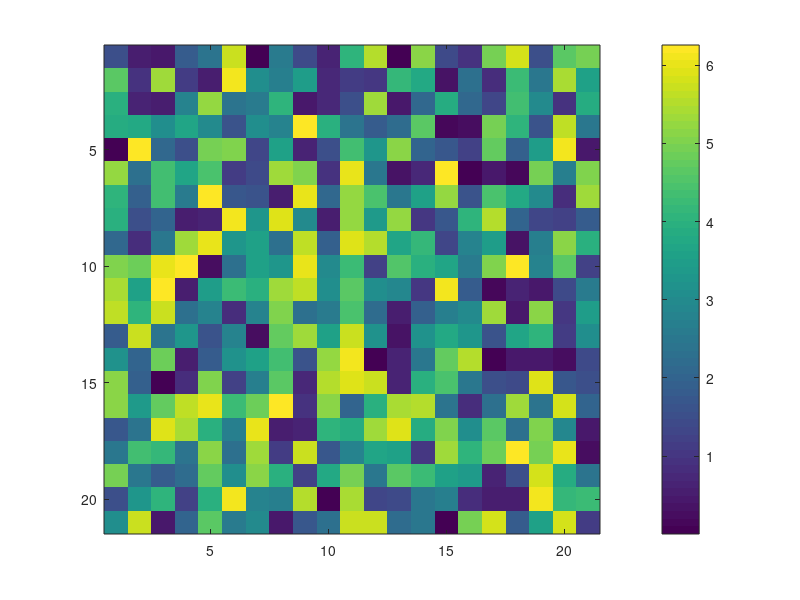

Reproduce this figure in MATLAB. (Note: this script raises an error after producing the figure.)
clc,clear,close all

%%
% reference=rand(21,21);
% reference(reference<0.5)=0;
% reference(reference>0.5)=1;
% 
% pseudoPhase=rand(21,21)*pi;
% figure(),imagesc(pseudoPhase),colorbar
% 
% n=1;
% for i=1:21
%     for  j=1:21
%         frequence(i,j)=round(2.68+(n-1)*(4.82-2.68)/440,3); %  the decimal point more than 3 cannot be resolved, Unit:Hz
%         Ts=1/10;  % frame rate of SLM
%         t=0:Ts:1000-Ts; % lowering than 1000 is unable to reslove phase correctly
%         % x=cos(2*pi*frequence*t+pi/3);
%         phase=2*pi*frequence(i,j)*t;
%         SLMdisplay(i,j,:)=phase;
%         n=n+1;
%     end
% end
% for k=1:size(SLMdisplay,3)
%     SLMdisplay(:,:,k)= (SLMdisplay(:,:,k)+pseudoPhase).*reference;
%     Li(:,:,k) =  exp(1i*SLMdisplay(:,:,k));
%      % Y(:,:,k)= abs(fftshift(fft2(Li(:,:,k)))).^2;
%      %  Z(:,:,k)= abs(fftshift(fft2(Y(:,:,k))));
% end
% 
% 
% 
% figure(),imagesc3D(SLMdisplay),colorbar
% %figure(),imagesc3D(abs(Li))
% 
% %figure(),imagesc3D(Y)
% %figure(),imagesc3D(Z)
% 
% %%
% %signal=squeeze(sum(Z,[1 2]));
% %signal=squeeze(Z(11,11,:));
% signal=squeeze(abs(sum(Li,[1 2])).^2);
% figure(),plot(t,signal)
% xlabel('Time (seconds)')
% ylabel('Amplitude')


% y=fft(signal);
% y(1,1)=0;
% z=fftshift(y);
% Fs=1/Ts;
% f=(0:length(y)-1)*Fs/length(y);
% fshift=(-0.5*length(y):0.5*length(y)-1)/length(y)*Fs;
% %figure(),plot(fshift,abs(y))
% figure(),plot(fshift,abs(z))
% xlabel('Frequency (Hz)')
% ylabel('Magnitude')
% title('shift FFT')
% axis([0 5 0 inf])
% 
% tol = max(abs(z))*0.1;
% z(abs(z) < tol) = 0;
% theta=angle(z);
% figure(),stem(fshift,theta/pi)
% xlabel("Frequency (Hz)")
% ylabel("Phase / \pi")
% grid
% axis([0 5 -inf inf])
% 
% for i=1:21
%     for j=1:21
%         phaseMap(i,j)= theta(frequence(i,j)*1000+5000+1);
%     end
% end
% figure(),imagesc(phaseMap),colorbar

reference = rand(21,21);
reference(reference<0.5) = 0;
reference(reference>=0.5) = 1;

pseudoPhase = rand(21,21)*2*pi;
%pseudoPhase = zeros(21,21);
figure(), imagesc(pseudoPhase), colorbar

n = 1;
for i = 1:21
    for j = 1:21
        frequency(i,j) = round(2.68 + (n-1)*(4.82-2.68)/440, 3); %  the decimal point more than 3 cannot be resolved, Unit:Hz
        Ts = 1/10;  % frame rate of SLM
        t = 0:Ts:1000-Ts; % lowering than 1000 is unable to resolve phase correctly
        % x = cos(2*pi*frequency*t + pi/3);
        phase = 2*pi*frequency(i,j)*t;
        SLMdisplay(i,j,:) = phase;
        n = n + 1;
    end
end

for k = 1:size(SLMdisplay,3)
    SLMdisplay(:,:,k)=SLMdisplay(:,:,k).*reference;
    realPhase(:,:,k) = SLMdisplay(:,:,k) +pseudoPhase;
    Li(:,:,k) =  exp(1i*realPhase(:,:,k));
end

figure(), imagesc3D(mod(SLMdisplay,2*pi)), colorbar
figure(), imagesc3D(mod(realPhase,2*pi)), colorbar

signal = squeeze(abs(sum(Li,[1 2])).^2);
[maxSignal, maxIndex] = max(signal);


figure(), plot(t,signal)
xlabel('Time (seconds)')
ylabel('Amplitude')

figure(),imagesc(mod(SLMdisplay(:,:,maxIndex),2*pi)),colorbar
figure(),imagesc(mod(realPhase(:,:,maxIndex),2*pi)),colorbar